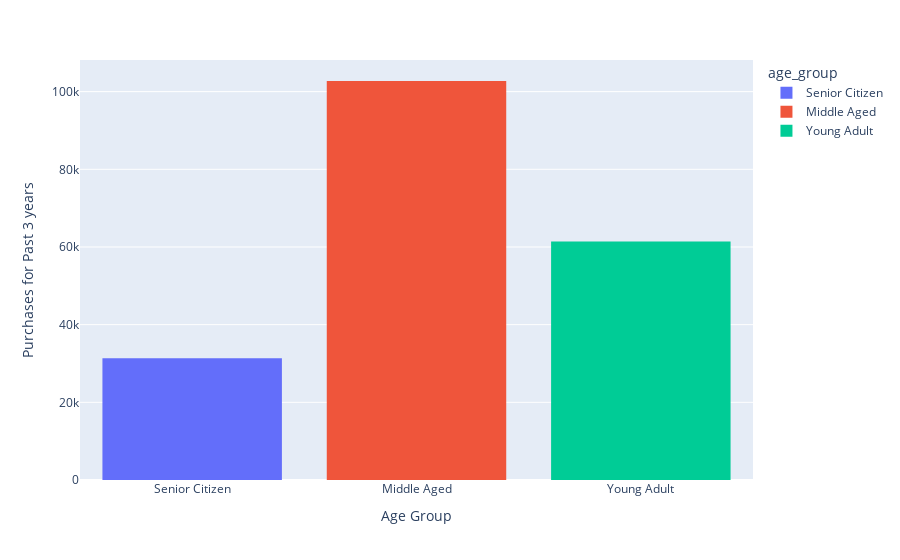

The notebook cell this image was saved under:
### Code cell
fig = px.histogram(data_frame=df, x='age_group',y='past_3_years_bike_related_purchases',color='age_group')
fig.update_layout({
    'xaxis': {'title': {'text': 'Age Group'}},
    'yaxis': {'title': {'text': 'Purchases for Past 3 years'}}
})

fig.show()

### Figure 1 — Plotly figure (JSON) as saved in the notebook; plotly's stock layout.template omitted (floating-point values rounded to 4 significant figures; data arrays with more than 128 entries replaced by an {"elided": "..."} marker saying what was removed)
{"data": [{"alignmentgroup": "True", "bingroup": "x", "histfunc": "sum", "hovertemplate": "age_group=%{x}<br>sum of past_3_years_bike_related_purchases=%{y}<extra></extra>", "legendgroup": "Senior Citizen", "marker": {"color": "#636efa", "pattern": {"shape": ""}}, "name": "Senior Citizen", "offsetgroup": "Senior Citizen", "orientation": "v", "showlegend": true, "type": "histogram", "x": {"elided": "660 str values"}, "xaxis": "x", "y": {"elided": "660 int values"}, "yaxis": "y"}, {"alignmentgroup": "True", "bingroup": "x", "histfunc": "sum", "hovertemplate": "age_group=%{x}<br>sum of past_3_years_bike_related_purchases=%{y}<extra></extra>", "legendgroup": "Middle Aged", "marker": {"color": "#EF553B", "pattern": {"shape": ""}}, "name": "Middle Aged", "offsetgroup": "Middle Aged", "orientation": "v", "showlegend": true, "type": "histogram", "x": {"elided": "2106 str values"}, "xaxis": "x", "y": {"elided": "2106 int values"}, "yaxis": "y"}, {"alignmentgroup": "True", "bingroup": "x", "histfunc": "sum", "hovertemplate": "age_group=%{x}<br>sum of past_3_years_bike_related_purchases=%{y}<extra></extra>", "legendgroup": "Young Adult", "marker": {"color": "#00cc96", "pattern": {"shape": ""}}, "name": "Young Adult", "offsetgroup": "Young Adult", "orientation": "v", "showlegend": true, "type": "histogram", "x": {"elided": "1233 str values"}, "xaxis": "x", "y": {"elided": "1233 int values"}, "yaxis": "y"}], "layout": {"autosize": true, "barmode": "relative", "legend": {"title": {"text": "age_group"}, "tracegroupgap": 0}, "margin": {"t": 60}, "xaxis": {"anchor": "y", "autorange": true, "categoryarray": ["Senior Citizen", "Middle Aged", "Young Adult"], "categoryorder": "array", "domain": [0, 1], "range": [-0.5, 2.5], "title": {"text": "Age Group"}, "type": "category"}, "yaxis": {"anchor": "x", "autorange": true, "domain": [0, 1], "range": [0, 108100.0], "title": {"text": "Purchases for Past 3 years"}, "type": "linear"}}}
